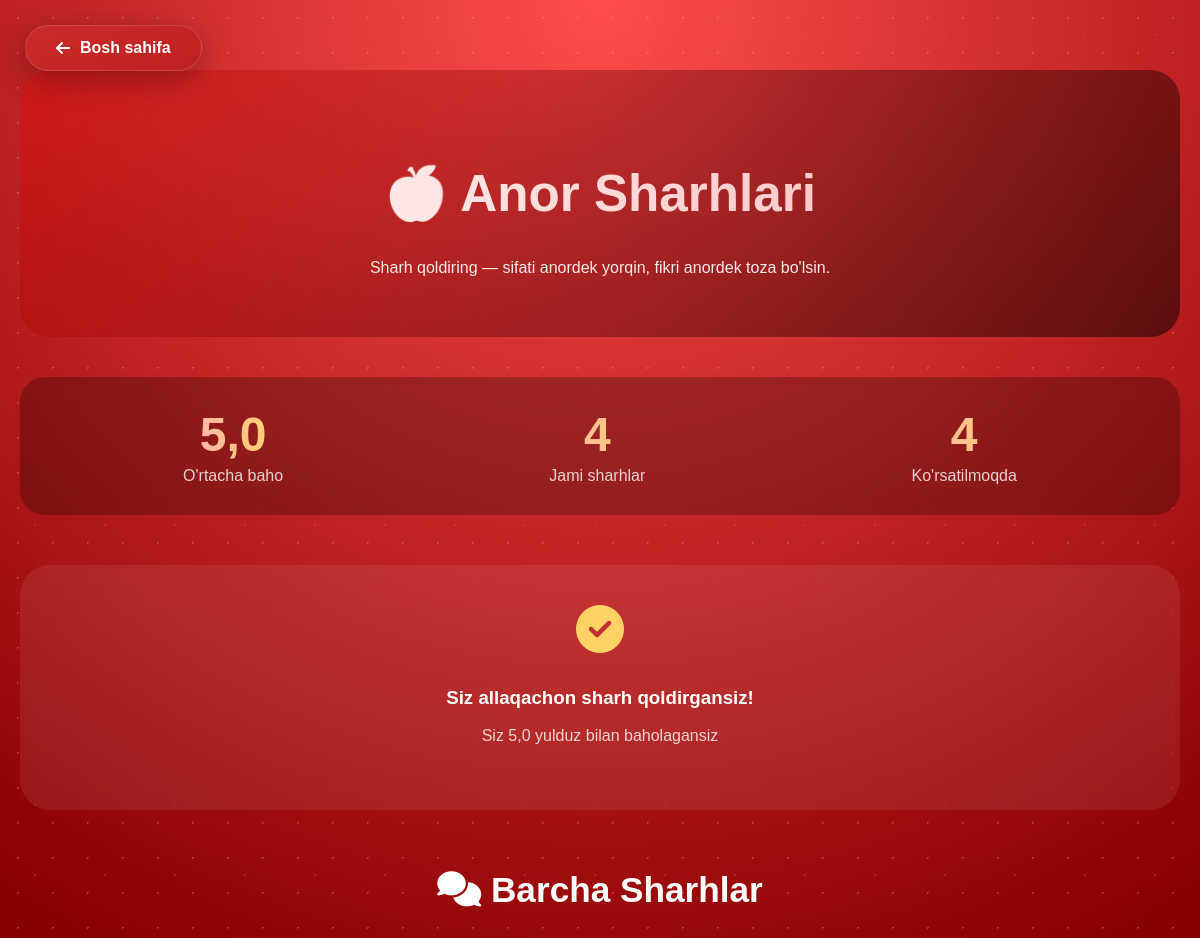
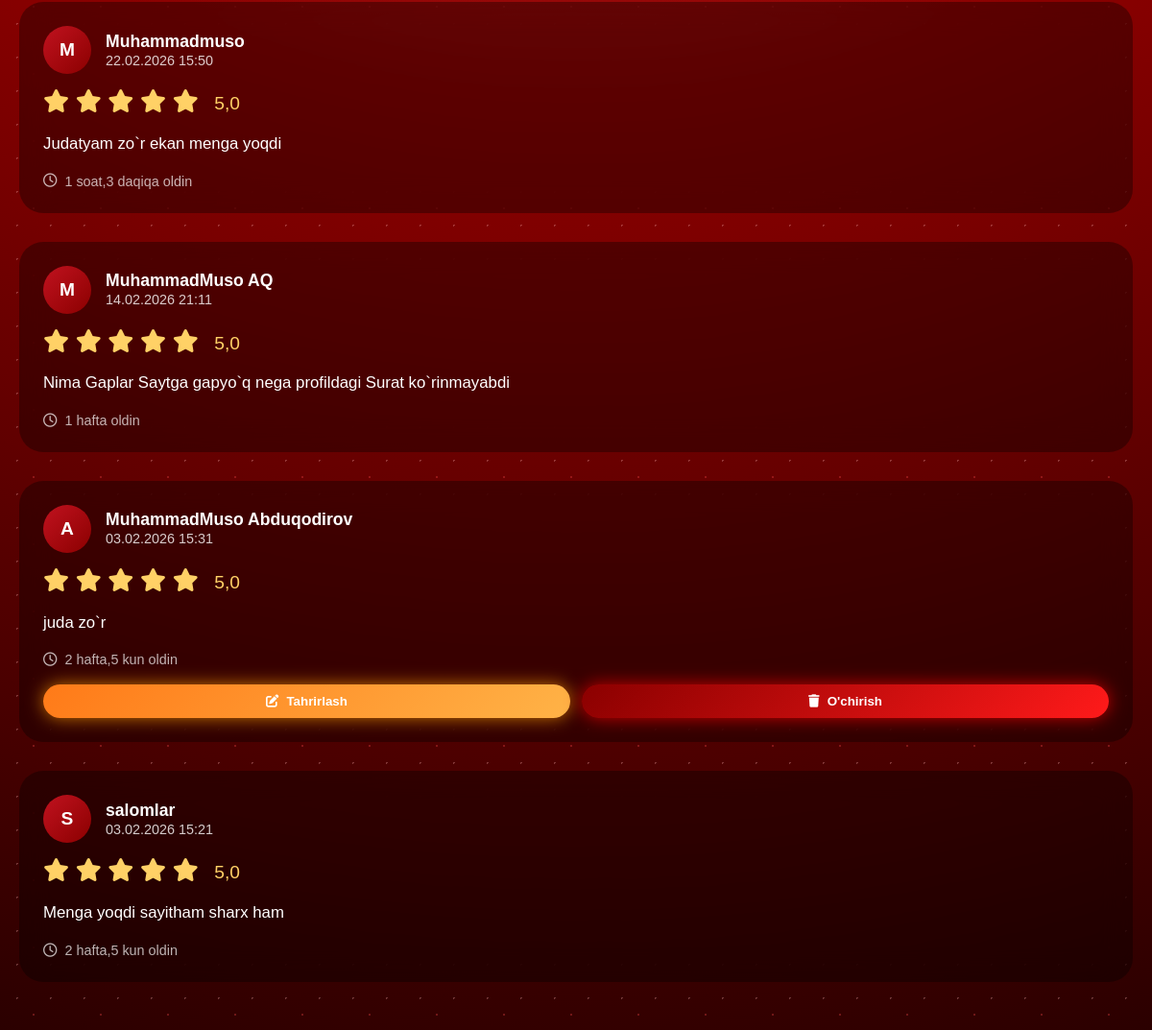
Screenshot of /reviews/ (signed in) with the database file from the repository (2 pictures, top to bottom).
### app/models.py (models this page shows, shortened)
class Review(models.Model):
    user = models.ForeignKey(User, on_delete=models.CASCADE, related_name='reviews')
    rating = models.FloatField(verbose_name="Baholash (1-5)", validators=[MinValueValidator(1), MaxValueValidator(5)])
    comment = models.TextField(verbose_name="Sharh", blank=True)
    created_at = models.DateTimeField(auto_now_add=True)
    updated_at = models.DateTimeField(auto_now=True)
    is_active = models.BooleanField(default=True, verbose_name="Faolmi?")
    class Meta:
        ordering = ['-created_at']
        verbose_name = "Sharh"
        verbose_name_plural = "Sharhlar"

### app/views.py (the view)
# urls.py: path('reviews/', reviews_list, name='reviews_list'),
def reviews_list(request):
    reviews = Review.objects.filter(is_active=True).select_related('user').order_by('-created_at')
    stats = Review.objects.filter(is_active=True).aggregate(
        total=Count('id'),
        average=Avg('rating'),
        five_star=Count('id', filter=Q(rating=5)),
        four_star=Count('id', filter=Q(rating__gte=4, rating__lt=5)),
        three_star=Count('id', filter=Q(rating__gte=3, rating__lt=4)),
        two_star=Count('id', filter=Q(rating__gte=2, rating__lt=3)),
        one_star=Count('id', filter=Q(rating__gte=1, rating__lt=2))
    )
    user_review = None
    if request.user.is_authenticated:
        user_review = Review.objects.filter(user=request.user, is_active=True).first()
    form = ReviewForm()
    context = {
        'reviews': reviews,
        'stats': stats,
        'user_review': user_review,
        'form': form,
    }
    return render(request, 'app/reviews.html', context)

### app/templates/app/reviews.html (shortened to what this page needs)
<!DOCTYPE html>
<html lang="uz">
<head>
<link rel="stylesheet" href="https://cdnjs.cloudflare.com/ajax/libs/font-awesome/6.5.0/css/all.min.css">
</head>
<body>
<div class="particles"></div>
<div class="back-home">
    <a href="{% url 'index' %}" class="back-btn">
        <i class="fas fa-arrow-left"></i>
        <span>Bosh sahifa</span>
    </a>
</div>
<div class="container">
    <div class="header">
        <h1>🍎 Anor Sharhlari</h1>
        <p>Sharh qoldiring — sifati anordek yorqin, fikri anordek toza bo'lsin.</p>
    </div>
    <div class="stats-section">
        <div class="stat-box">
            <div class="stat-number">{{ stats.average|default:"0.0"|floatformat:1 }}</div>
            <div class="stat-label">O'rtacha baho</div>
        </div>
        <div class="stat-box">
            <div class="stat-number">{{ stats.total|default:0 }}</div>
            <div class="stat-label">Jami sharhlar</div>
        </div>
        <div class="stat-box">
            <div class="stat-number">{{ reviews.count }}</div>
            <div class="stat-label">Ko'rsatilmoqda</div>
        </div>
    </div>
    {% if request.user.is_authenticated %}
        {% if not user_review %}
            <div class="form">
                <h3 style="text-align: center; margin-bottom: 25px;">
                    <i class="fas fa-pen"></i> Sharh qoldiring
                </h3>
                <form id="reviewForm" method="POST" action="{% url 'add_review' %}">
                    {% csrf_token %}
                    <div class="rating-slider-container">
                        <div class="stars" id="stars">
                            {% for i in "12345" %}
                                <i class="fas fa-star" data-value="{{ i }}"></i>
                            {% endfor %}
                        </div>
                        <div class="rating-value" id="ratingValue">5.0</div>
                        <input type="range" name="rating" id="ratingSlider"
                               class="slider" min="1" max="5" step="0.5" value="5">
                    </div>
                    <textarea name="comment" rows="4"
                              placeholder="Anordek shirin fikringizni yozing... (ixtiyoriy)"></textarea>
                    <button type="submit" class="btn" onclick="anarBoom()">
                        <i class="fas fa-paper-plane"></i> Sharhni yuborish
                    </button>
                </form>
            </div>
        {% else %}
            <div class="form" style="text-align: center; padding: 40px;">
                <i class="fas fa-check-circle" style="font-size: 3rem; color: #ffd166; margin-bottom: 15px;"></i>
                <h3>Siz allaqachon sharh qoldirgansiz!</h3>
                <p style="opacity: 0.8; margin: 10px 0 25px;">
                    Siz {{ user_review.rating }} yulduz bilan baholagansiz
                </p>
            </div>
        {% endif %}
    {% endif %}
    <h2 style="text-align: center; margin: 60px 0 30px; font-size: 2.2rem;">
        <i class="fas fa-comments"></i> Barcha Sharhlar
    </h2>
    {% if reviews %}
        {% for review in reviews %}
            <div class="review">
                <div class="user-info">
                    <div class="user-avatar">
                        {{ review.user.username|first|upper }}
                    </div>
                    <div class="user-details">
                        <h4>
                            {% if review.user.first_name or review.user.last_name %}
                                {{ review.user.first_name }} {{ review.user.last_name }}
                            {% else %}
                                {{ review.user.username }}
                            {% endif %}
                        </h4>
                        <span>{{ review.created_at|date:"d.m.Y H:i" }}</span>
                    </div>
                </div>
                <div class="review-rating">
                    {% with rating=review.rating %}
                        {% for i in "12345" %}
                            {% if i|add:"0" <= rating %}
                                <i class="fas fa-star"></i>
                            {% elif i|add:"-0.5" <= rating %}
                                <i class="fas fa-star-half-alt"></i>
                            {% else %}
                                <i class="far fa-star"></i>
                            {% endif %}
                        {% endfor %}
                    {% endwith %}
                    <span style="margin-left: 10px; font-size: 1.2rem;">{{ review.rating }}</span>
                </div>
                <div class="review-content">
                    {{ review.comment|linebreaks }}
                </div>
                <div class="review-date">
                    <i class="far fa-clock"></i>
                    {{ review.created_at|timesince }} oldin
                </div>
                {% if request.user == review.user %}
                    <div class="review-actions">
                        <button class="action-btn edit-btn" onclick="editReview({{ review.id }})">
                            <i class="fas fa-edit"></i> Tahrirlash
                        </button>
                        <button class="action-btn delete-btn" onclick="deleteReview({{ review.id }})">
                            <i class="fas fa-trash"></i> O'chirish
                        </button>
                    </div>
                {% endif %}
            </div>
        {% endfor %}
    {% else %}
        <div class="empty-state">
            <i class="far fa-comment-dots"></i>
            <h3>Hozircha sharhlar yo'q</h3>
            <p>Birinchi sharh qoldiruvchi siz bo'ling!</p>
        </div>
    {% endif %}
</div>
</body>
</html>

### app/templates/app/reviews.html (style rules this page uses)
:root { --anor-dark: #2b0000; --anor-main: #8b0000; --anor-red: #c1121f; --anor-light: #ff4d4d; --glass: rgba(255,255,255,0.08); }
body { margin: 0; min-height: 100vh; font-family: 'Poppins', sans-serif; background: radial-gradient(circle at top, var(--anor-light), var(--anor-main), var(--anor-dark)); color: #fff; overflow-x: hidden; }
.back-home { position: fixed; top: 25px; left: 25px; z-index: 1000; }
.back-btn { padding: 13px 30px; border-radius: 40px; background: linear-gradient(135deg, rgba(255, 77, 77, 0.2), rgba(139, 0, 0, 0.3)); border: 1px solid rgba(255, 255, 255, 0.15); color: #fff; font-size: 1rem; font-weight: 600; cursor: pointer; text-decoration: none; display: inline-flex; align-items: center; gap: 10px; transition: all 0.4s cubic-bezier(0.175, 0.885, 0.32, 1.275); backdrop-filter: blur(15px); box-shadow: 0 8px 32px rgba(0, 0, 0, 0.3); position: relative; overflow: hidden; }
.back-btn:before { content: ''; position: absolute; top: 0; left: -100%; width: 100%; height: 100%; background: linear-gradient(90deg, transparent, rgba(255, 255, 255, 0.2), transparent); transition: 0.6s; }
.back-btn:after { content: '🍎'; position: absolute; opacity: 0; transition: all 0.3s; right: -20px; }
.particles { position: fixed; inset: 0; pointer-events: none; background-image: radial-gradient(#ffb3b3 1px, transparent 1px), radial-gradient(#ff4d4d 1px, transparent 1px); background-size: 35px 35px, 70px 70px; animation: float 30s linear infinite; opacity: .3; }
.container { position: relative; z-index: 2; max-width: 1200px; margin: auto; padding: 50px 20px; }
.header { text-align: center; padding: 60px 30px; border-radius: 30px; background: linear-gradient(135deg, rgba(255,0,0,.25), rgba(0,0,0,.5)); backdrop-filter: blur(15px); animation: drop 1.2s ease; position: relative; margin-top: 20px; }
.header h1 { font-size: 3.2rem; background: linear-gradient(to right, #fff, #ffb3b3); -webkit-background-clip: text; -webkit-text-fill-color: transparent; }
.header p { max-width: 650px; margin: 15px auto 0; opacity: .9; }
.form { margin-top: 50px; background: var(--glass); backdrop-filter: blur(18px); padding: 35px; border-radius: 30px; animation: pop .9s ease; }
.review { margin-top: 30px; padding: 25px; border-radius: 25px; background: rgba(0,0,0,.35); backdrop-filter: blur(15px); animation: rise .8s ease; transition: .3s; position: relative; }
.review-actions { display: flex; gap: 12px; margin-top: 18px; }
.action-btn { flex: 1; padding: 10px 18px; border-radius: 30px; border: none; cursor: pointer; font-weight: 600; color: #fff; transition: 0.3s ease; position: relative; overflow: hidden; display: inline-flex; align-items: center; justify-content: center; gap: 8px; }
.edit-btn { background: linear-gradient(135deg, #ff7a18, #ffb347); box-shadow: 0 0 18px rgba(255, 160, 0, 0.7); }
.delete-btn { background: linear-gradient(135deg, #8b0000, #ff1a1a); box-shadow: 0 0 18px rgba(255, 0, 0, 0.7); }
.user-info { display: flex; align-items: center; gap: 15px; margin-bottom: 15px; }
.user-avatar { width: 50px; height: 50px; border-radius: 50%; background: linear-gradient(135deg, var(--anor-red), var(--anor-main)); display: flex; align-items: center; justify-content: center; font-weight: bold; font-size: 1.2rem; }
.user-details h4 { margin: 0; font-size: 1.1rem; }
.user-details span { opacity: 0.8; font-size: 0.9rem; }
.review-rating { color: #ffd166; font-size: 1.5rem; margin-bottom: 10px; }
.review-content { font-size: 1.05rem; line-height: 1.6; }
.review-date { margin-top: 15px; opacity: 0.7; font-size: 0.9rem; display: flex; align-items: center; gap: 8px; }
.stats-section { display: flex; justify-content: space-around; margin: 40px 0; padding: 30px; background: rgba(0,0,0,.25); border-radius: 25px; backdrop-filter: blur(10px); }
.stat-box { text-align: center; }
.stat-number { font-size: 3rem; font-weight: bold; background: linear-gradient(to right, #ffb3b3, #ffd166); -webkit-background-clip: text; -webkit-text-fill-color: transparent; }
.stat-label { font-size: 1rem; opacity: 0.8; margin-top: 5px; }

### rows the page displays
Review: rating "5,0", user.username|first "A", user.first_name "MuhammadMuso", user.last_name "Abduqodirov", created_at "03.02.2026 15:31", comment "juda zo`r", created_at "2 hafta,5 kun"
Review: user.username|first "M", user.username "Muhammadmuso", created_at "22.02.2026 15:50", rating "5,0", comment "Judatyam zo`r ekan menga yoqdi", created_at "1 soat,3 daqiqa"
Review: user.username|first "M", user.first_name "MuhammadMuso", user.last_name "AQ", created_at "14.02.2026 21:11", rating "5,0", comment "Nima Gaplar Saytga gapyo`q nega profildagi Surat ko`rinmayabdi", created_at "1 hafta"
Review: user.username|first "S", user.username "salomlar", created_at "03.02.2026 15:21", rating "5,0", comment "Menga yoqdi sayitham sharx ham", created_at "2 hafta,5 kun"

### other values shown
{{ stats.average|default:"0.0"|floatformat:1 }} "5,0"
{{ stats.total|default:0 }} "4"
{{ reviews.count }} "4"
